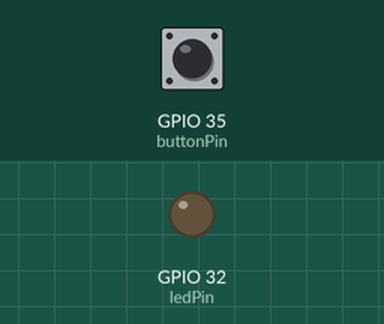
Bench run of a sketch on a simulated ESP32. Shown: output pins drawn as LEDs (lit = HIGH). The inputs (shaded band) are chosen by the test bench; at power-on: GPIO 35 (buttonPin) LOW. What the sketch prints to the serial monitor is not drawn.

Above: at 1.2 s.
1.3 s: GPIO 35 (buttonPin) pulled HIGH for 0.15 s
At 1.37 s:
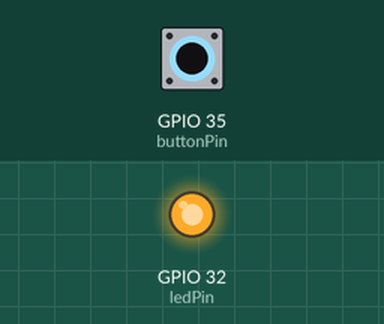
2.9 s: GPIO 35 (buttonPin) pulled HIGH for 3.2 s
At 6.6 s:
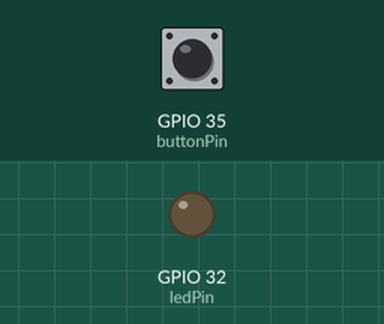
Timing chart, 0 to 8.1 s (numbered marks = the images above; inputs shaded):
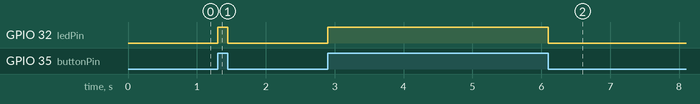

The sketch:

2_button.ino
```cpp
const int buttonPin = 35;
const int ledPin = 32;

int buttonState = 0;

void setup() {
  Serial.begin(115200);
  pinMode(ledPin, OUTPUT);
  pinMode(buttonPin, INPUT);
}

void loop() {
  buttonState = digitalRead(buttonPin);
  Serial.println(buttonState);

  if (buttonState == HIGH) {
    digitalWrite(ledPin, HIGH);
  } else {
    digitalWrite(ledPin, LOW);
  }
}
```

Measured:
- after the input at 1.3 s, GPIO 32 (ledPin): LOW → HIGH at once, → LOW 0.15 s later
- after the input at 2.9 s, GPIO 32 (ledPin): LOW → HIGH at once, → LOW 3.2 s later
